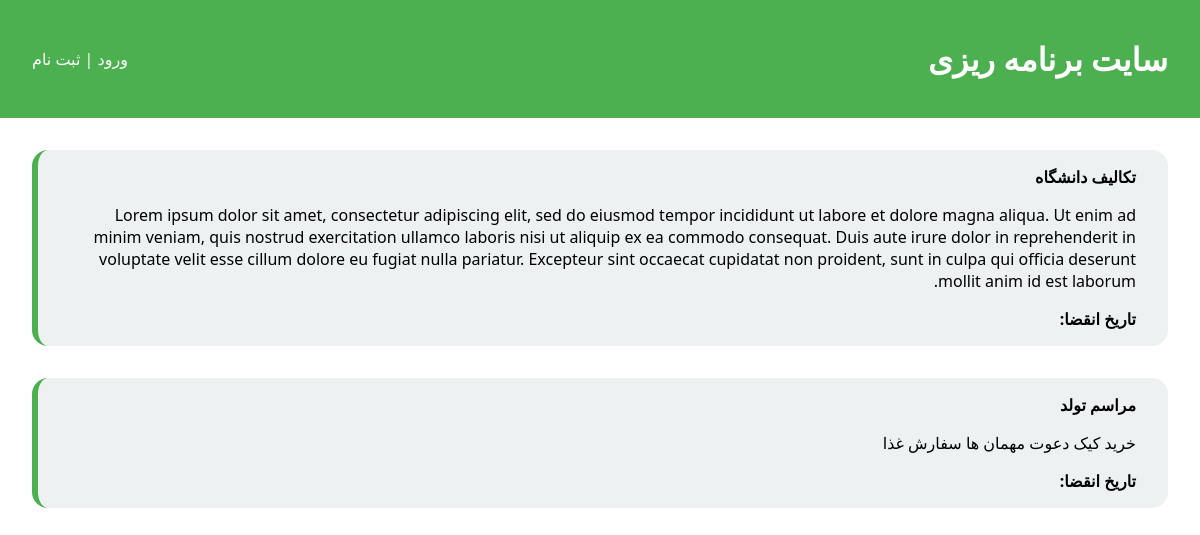
The page / on the database its author committed.
### tasks/models.py (models this page shows, shortened)
class Task(models.Model):
    title = models.CharField(max_length=100, verbose_name='عنوان')
    details = models.TextField(verbose_name="جزئیات")
    is_completed = models.BooleanField(
        default=False, verbose_name='وضعیت انجام')
    created_at = jmodels.jDateTimeField(
        auto_now_add=True, verbose_name='تاریخ ایجاد')
    deadline = jmodels.jDateTimeField(verbose_name='تاریخ پایان')

### tasks/views.py (the view)
# urls.py: path('', views.tasks_list, name='tasks_list'),
def tasks_list(request):
    tasks = Task.objects.all()
    return render(request, 'tasks/tasks_list.html', {'tasks': tasks})

### tasks/templates/tasks/tasks_list.html
{% extends "tasks/base.html" %}
{% load jformat %}
{% block main %}
{% for task in tasks %}
<div
  style="border-left: solid 6px #4CAF50; background-color: rgb(237, 241, 241); margin: 2rem ;padding: 1rem 2rem;border-radius: 1rem;">
  <strong>{{task.title}}</strong>
  <p>{{task.details}}</p>
  <span><b>تاریخ انقضا: </b>{{task.deadline|jformat:"%Y/%m/%d - %H:%M"}}</span>
  <br>
</div>
{% endfor %}
{% endblock %}

### tasks/templates/tasks/base.html (style rules this page uses)
* { box-sizing: border-box; font-family: 'Segoe UI', Tahoma, Geneva, Verdana, sans-serif; }
body { margin: 0; font-family: 'Iranian Sans', tahoma; direction: rtl; }

### rows shown on the page
Task: title "تکالیف دانشگاه", details "Lorem ipsum dolor sit amet, consectetur adipiscing elit, sed do eiusmod tempor incididunt ut labore et dolore magna aliqua. Ut enim ad minim veniam, quis nostrud exercitation ullamco laboris nisi ut aliquip ex ea commodo consequat. Duis aute irure dolor in reprehenderit in voluptate velit esse cillum dolore eu fugiat nulla pariatur. Excepteur sint occaecat cupidatat non proident, sunt in culpa qui officia deserunt mollit anim id est laborum."
Task: title "مراسم تولد", details "خرید کیک دعوت مهمان ها سفارش غذا"
